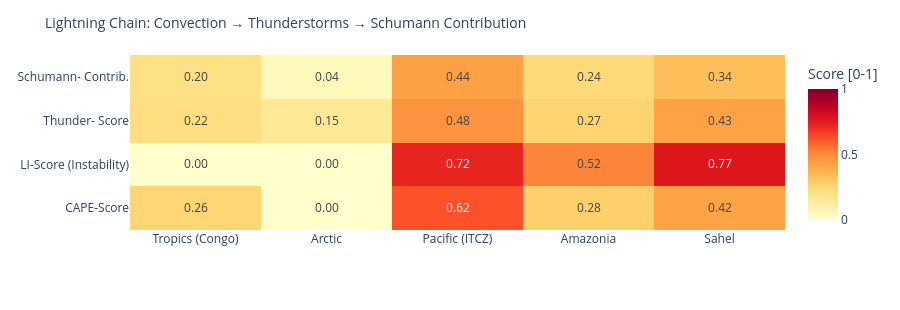

The cell this chart's notebook holds for it:
### Code cell
# ============================================================
# LIGHTNING CHAIN: Convection → Thunderstorms → Schumann
# Shows the causal chain per measurement point as heatmap
# ============================================================

def cape_score(v):
    """CAPE → normalized score [0,1]"""
    if v is None or pd.isna(v): return 0.0
    return min(1.0, float(v) / 3000)

def li_score(v):
    """Lifted Index: negative = unstable → score [0,1]"""
    if v is None or pd.isna(v): return 0.3
    return min(1.0, max(0.0, (-float(v) + 6) / 12))

def cloud_score(v):
    if v is None or pd.isna(v): return 0.3
    return float(v) / 100

def thunder_score(row):
    """Kombinierter Gewitterwahrscheinlichkeits-Score
    CAPE + LI + Bedeckung + WMO-Gewitter + konvektiver Niederschlag (showers)
    Hinweis: X-Ray und Kp sind kein Bestandteil – nur geomagn./solarer Kontext.
    """
    cs = cape_score(row.get('cape'))
    ls = li_score(row.get('li'))
    cl = cloud_score(row.get('cloud'))
    t  = 1.0 if row.get('thunderstorm') else 0.0
    # Convective precipitation (showers) as additional indicator
    sh = min(1.0, (row.get('showers') or 0) / 5.0)
    return round(cs * 0.30 + ls * 0.25 + cl * 0.15 + t * 0.20 + sh * 0.10, 3)

def schumann_contribution(t_score, lat):
    """Schumann contribution: higher in tropics (±30°), scaled by thunderstorm score"""
    lat_weight = max(0.3, 1.0 - abs(lat) / 60)
    return round(t_score * lat_weight, 3)

df_atm['cape_score']   = df_atm.apply(lambda r: cape_score(r['cape']), axis=1)
df_atm['li_score']     = df_atm.apply(lambda r: li_score(r['li']),    axis=1)
df_atm['thunder_score']= df_atm.apply(lambda r: thunder_score(r.to_dict()), axis=1)
df_atm['schumann_contribution'] = df_atm.apply(
    lambda r: schumann_contribution(r['thunder_score'], r['lat']), axis=1)

metrics = ['cape_score', 'li_score', 'thunder_score', 'schumann_contribution']
labels  = ['CAPE-Score', 'LI-Score\n(Instability)', 'Thunder-\nScore', 'Schumann-\nContrib.']
z_data  = [df_atm[m].tolist() for m in metrics]

fig = go.Figure(go.Heatmap(
    z=z_data,
    x=df_atm['point'].tolist(),
    y=labels,
    colorscale='YlOrRd',
    zmin=0, zmax=1,
    text=[[f'{v:.2f}' for v in row] for row in z_data],
    texttemplate='%{text}', textfont=dict(size=12),
    colorbar=dict(title='Score [0-1]')
))
fig.update_layout(
    title=dict(text='Lightning Chain: Convection → Thunderstorms → Schumann Contribution', font=dict(size=14)),
    height=310,
    plot_bgcolor='rgba(0,0,0,0)', paper_bgcolor='rgba(0,0,0,0)',
    margin=dict(l=130, r=80, t=55, b=80)
)
fig.show()

### Figure 1 — Plotly figure (JSON) as saved in the notebook; plotly's stock layout.template omitted (floating-point values rounded to 4 significant figures)
{"data": [{"colorbar": {"title": {"text": "Score [0-1]"}}, "colorscale": [[0.0, "rgb(255,255,204)"], [0.125, "rgb(255,237,160)"], [0.25, "rgb(254,217,118)"], [0.375, "rgb(254,178,76)"], [0.5, "rgb(253,141,60)"], [0.625, "rgb(252,78,42)"], [0.75, "rgb(227,26,28)"], [0.875, "rgb(189,0,38)"], [1.0, "rgb(128,0,38)"]], "text": [["0.26", "0.00", "0.62", "0.28", "0.42"], ["0.00", "0.00", "0.72", "0.52", "0.77"], ["0.22", "0.15", "0.48", "0.27", "0.43"], ["0.20", "0.04", "0.44", "0.24", "0.34"]], "textfont": {"size": 12}, "texttemplate": "%{text}", "type": "heatmap", "x": ["Tropics (Congo)", "Arctic", "Pacific (ITCZ)", "Amazonia", "Sahel"], "y": ["CAPE-Score", "LI-Score\n(Instability)", "Thunder-\nScore", "Schumann-\nContrib."], "z": [[0.26, 0.003333, 0.62, 0.28, 0.4233], [0.0, 0.0, 0.725, 0.5167, 0.7667], [0.22, 0.151, 0.477, 0.266, 0.43], [0.205, 0.045, 0.437, 0.244, 0.337]], "zmax": 1, "zmin": 0}], "layout": {"height": 310, "margin": {"b": 80, "l": 130, "r": 80, "t": 55}, "paper_bgcolor": "rgba(0,0,0,0)", "plot_bgcolor": "rgba(0,0,0,0)", "title": {"font": {"size": 14}, "text": "Lightning Chain: Convection → Thunderstorms → Schumann Contribution"}}}
